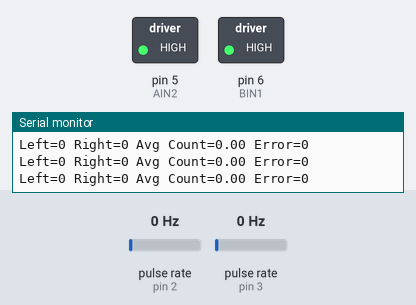
This sketch was run on a simulated Arduino Uno, built with avr-gcc and run on an emulated ATmega328P. On the bench: switched loads named in the sketch (green lamp = pin HIGH), the last lines printed to the serial monitor. Wiring (inferred from the names in the program): 2 × pulse sensor: data pin 2 / data pin 3. Inputs (shaded band) come from the test bench; at power-on: pulse rate (sensors on pin 2, pin 3) 0 Hz.

Above: at 3.2 s.
3.3 s: pulse rate (sensor on pin 2) set to 4 Hz
At 3.59 s:
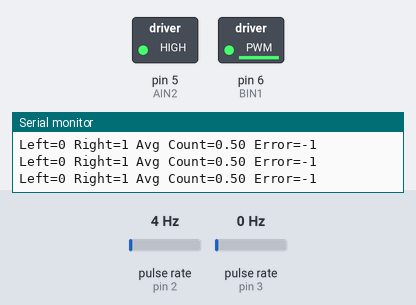
6.3 s: pulse rate (sensor on pin 3) set to 50 Hz
At 9.1 s:
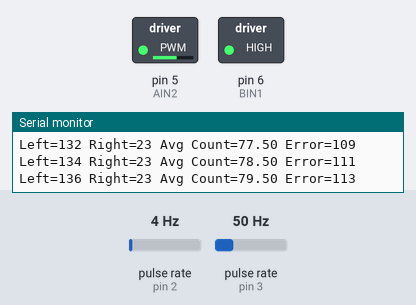
9.3 s: pulse rate (sensor on pin 2) set to 196 Hz
At 12.0 s:
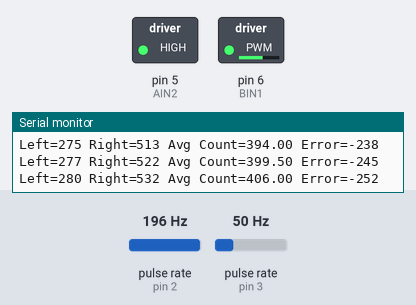
12.3 s: pulse rate (sensor on pin 3) set to 196 Hz
15.3 s: pulse rate (sensor on pin 2) set to 50 Hz
At 18.2 s:
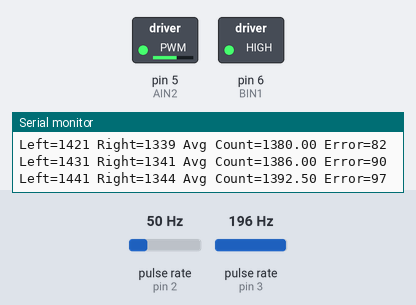
18.3 s: pulse rate (sensor on pin 3) set to 4 Hz
Timing chart, 0 to 22.3 s (numbered marks = the images above; inputs shaded):
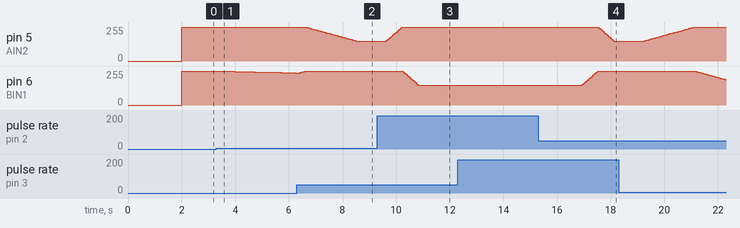

Measured:
- after the input at 3.3 s, pin 6 (BIN1): moves from 255/255 to 240/255 over 2.8 s, starting after 0.18 s
- after the input at 6.3 s, pin 5 (AIN2): moves from 255/255 to 150/255 over 1.9 s, starting after 0.34 s
- after the input at 9.3 s, pin 5 (AIN2): moves from 150/255 to 255/255 over 0.57 s, starting after 0.34 s; pin 6 (BIN1): moves from 255/255 to 150/255 over 0.59 s, starting after 0.96 s
- after the input at 15.3 s, pin 5 (AIN2): moves from 255/255 to 150/255 over 0.56 s, starting after 2.3 s; pin 6 (BIN1): moves from 150/255 to 255/255 over 0.57 s, starting after 1.6 s
- after the input at 18.3 s, pin 5 (AIN2): moves from 150/255 to 255/255 over 1.9 s, starting after 0.96 s; pin 6 (BIN1): moves from 255/255 to 191/255 over 1.1 s, starting after 2.8 s

The sketch:

PDE4446-A1.ino
```cpp
//Motor pins
const int AIN2 = 5;

const int BIN1 = 6;

//Encoder pins
const int LEFT_ENCODER = 3;
const int RIGHT_ENCODER = 2;

//Encoder counts
volatile long leftCount = 0;
volatile long rightCount = 0;

//distance calculation values
const int COUNTS_PER_REV = 427;
const float COUNT_PER_MM = 2.091;
float stopDistance = 5000/6*COUNT_PER_MM;
int times = 0;

//targeted speed
int leftTargetSpeed = 255;
int rightTargetSpeed = 255;

//count stop
float targetCount = 5000/6*COUNT_PER_MM;

//Proportional gain
const float KP = 1.2;

//Encoder interrupts
void leftEncoder() {
  leftCount++;
}

void rightEncoder() {
  rightCount++;
}

void setup(){
  delay(2000);
  Serial.begin(9600);

  pinMode(AIN2, OUTPUT);
  pinMode(BIN1, OUTPUT);

  pinMode(LEFT_ENCODER, INPUT_PULLUP);
  pinMode(RIGHT_ENCODER, INPUT_PULLUP);

  attachInterrupt(
    digitalPinToInterrupt(LEFT_ENCODER),
    leftEncoder,
    RISING);

  attachInterrupt(
    digitalPinToInterrupt(RIGHT_ENCODER),
    rightEncoder,
    RISING);
  analogWrite(AIN2, 0);
  analogWrite(BIN1, 0);
  noInterrupts();
  leftCount = 0;
  rightCount = 0;
  interrupts();
}

void loop(){
  driveForward();
  while(true){

  }

}

void driveForward(){

  while(true){
    long left;
    long right;
    noInterrupts();
    left = leftCount;
    right = rightCount;
    interrupts();
    float averageCount = (left + right) / 2.0;
    /*
    if(averageCount >= targetCount){
      if(times<5){
        targetCount+=stopDistance;
        times++;
        analogWrite(AIN2, 0);
        analogWrite(BIN1, 0);
        delay(5000);
        continue;
      }else {
        stop();
        return;
      }

    }*/


    long error = left - right;

    float correction = KP * error;
    int leftCorrection = constrain(leftTargetSpeed - correction, 150, 255);
    int rightCorrection = constrain(rightTargetSpeed + correction, 150, 255);

    Serial.print("Left=");
    Serial.print(left);

    Serial.print(" Right=");
    Serial.print(right);
    Serial.print(" Avg Count=");
    Serial.print(averageCount);
    Serial.print(" Error=");
    Serial.println(error);
    analogWrite(AIN2, leftCorrection);  //204.2 mm revolution count 427
    analogWrite(BIN1, rightCorrection); //204.2 mm revolution count 430


  }
}

void stop(){
  analogWrite(AIN2, 0);
  analogWrite(BIN1, 0);
}
```
